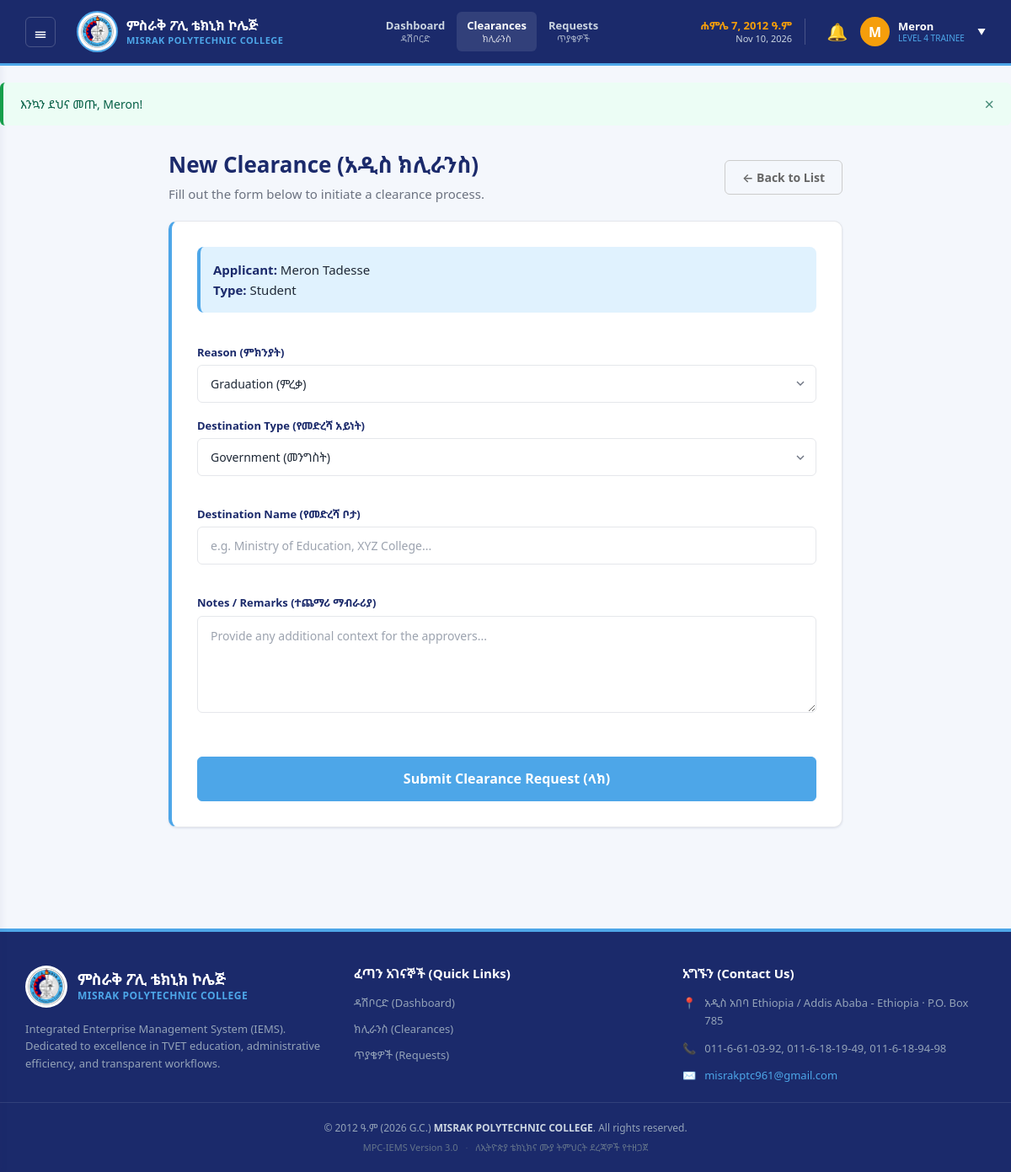
/modules/clearance/clearance_new.php (signed in), run on the app's committed database.
### tables this page shows
CREATE TABLE `settings` (
  `setting_key` varchar(50) NOT NULL,
  `setting_value` text DEFAULT NULL
);

CREATE TABLE `users` (
  `id` int(11) NOT NULL,
  `username` varchar(60) NOT NULL,
  `password_hash` varchar(255) NOT NULL,
  `full_name` varchar(150) NOT NULL,
  `full_name_am` varchar(200) DEFAULT NULL,
  `email` varchar(150) DEFAULT NULL,
  `phone` varchar(30) DEFAULT NULL,
  `national_id` varchar(50) DEFAULT NULL,
  `employee_code` varchar(40) DEFAULT NULL,
  `student_code` varchar(40) DEFAULT NULL,
  `department_id` int(11) DEFAULT NULL,
  `position` varchar(120) DEFAULT NULL,
  `employment_type` enum('civil_servant','contract','daily_labor','student') NOT NULL DEFAULT 'civil_servant',
  `gender` enum('male','female','other') NOT NULL DEFAULT 'male',
  `birth_date` date DEFAULT NULL,
  `hire_date` date DEFAULT NULL,
  `salary` decimal(12,2) DEFAULT NULL,
  `status` enum('active','inactive','suspended','retired','resigned') NOT NULL DEFAULT 'active',
  `last_login_at` datetime DEFAULT NULL,
  `created_at` timestamp NOT NULL DEFAULT current_timestamp(),
  `updated_at` timestamp NOT NULL DEFAULT current_timestamp() ON UPDATE current_timestamp(),
  `deleted_at` datetime DEFAULT NULL
);

### functions.php (called while the page is built, shortened)
<?php
require_once __DIR__ . '/config.php';
function e(mixed $value): string {
    return htmlspecialchars((string)$value, ENT_QUOTES | ENT_SUBSTITUTE, 'UTF-8');
}
function flash_get(): array {
    $flashes = $_SESSION['flash'] ?? [];
    return $flashes;
}
function current_user(): ?array {
    static $cached = null;
    static $cachedId = null;
    $sessionId = (int)$_SESSION['uid'];
    if ($cached !== null && $cachedId === $sessionId) {
        return $cached;
    }
    global $pdo;
    $st = $pdo->prepare("
        SELECT u.*, d.name AS dept_name, d.code AS dept_code
        FROM users u
        LEFT JOIN departments d ON d.id = u.department_id
        WHERE u.id = ? AND u.status = 'active' AND u.deleted_at IS NULL
        LIMIT 1
    ");
    $st->execute([$sessionId]);
    $row = $st->fetch();
    $cached   = $row;
    $cachedId = $sessionId;
    return $row;
}
function require_login(): array {
    $u = current_user();
    return $u;
}
function has_role(string|array $roles): bool {
    $user = current_user();
    $roles = (array)$roles;
    static $roleCache = [];
    $uid = (int)$user['id'];
    if (!isset($roleCache[$uid])) {
        global $pdo;
        $st = $pdo->prepare("
            SELECT r.code
            FROM user_roles ur
            JOIN roles r ON r.id = ur.role_id
            WHERE ur.user_id = ?
        ");
        $st->execute([$uid]);
        $roleCache[$uid] = array_column($st->fetchAll(), 'code');
    }
    foreach ($roles as $r) {
        if (in_array($r, $roleCache[$uid], true)) return true;
    }
    return false;
}
function get_setting(string $key, string $default = ''): string {
    global $pdo;
    static $cache = [];
    if (array_key_exists($key, $cache)) return $cache[$key];
    try {
        $st = $pdo->prepare("SELECT setting_value FROM settings WHERE setting_key = ?");
        $st->execute([$key]);
        $val = $st->fetchColumn();
        $cache[$key] = ($val === false || $val === null || $val === '') ? $default : (string)$val;
    } catch (PDOException $e) {
        $cache[$key] = $default;
    }
    return $cache[$key];
}
function get_logo_url(): string {
    $logo = get_setting('system_logo');
    return APP_URL . '/assets/img/logo-misrak.png';
}
function greg_to_ethiopian(string $date): array {
    static $cache = [];
    if (isset($cache[$date])) return $cache[$date];
    try {
        $d = new DateTime($date);
    } catch (Exception $e) {
        return $cache[$date] = ['year' => 0, 'month' => 1, 'day' => 1];
    }
    $epoch    = new DateTime('2023-09-12');
    $interval = $d->diff($epoch);
    $days     = (int)$interval->days;
    $invert   = (int)$interval->invert;
    $eYear    = 2016;
    if ($invert === 0) {
        while (true) {
            $daysInYear = ($eYear % 4 === 3) ? 366 : 365;
            if ($days >= $daysInYear) {
                $days -= $daysInYear;
                $eYear++;
            } else {
                break;
            }
        }
    } else {
        while (true) {
            $eYear--;
            $daysInYear = ($eYear % 4 === 3) ? 366 : 365;
            if ($days > $daysInYear) {
                $days -= $daysInYear;
            } else {
                $days = $daysInYear - $days;
                break;
            }
        }
    }
    $eMonth = 1;
    while ($days >= 30 && $eMonth < 13) {
        $days -= 30;
        $eMonth++;
    }
    return $cache[$date] = ['year' => $eYear, 'month' => $eMonth, 'day' => $days + 1];
}
function eth_months(): array {
    return [
        1 => 'መስከረም', 2 => 'ጥቅምት', 3 => 'ህዳር', 4 => 'ታህሳስ',
        5 => 'ጥር',    6 => 'የካቲት', 7 => 'መጋቢት', 8 => 'ሚያዝያ',
        9 => 'ግንቦት', 10 => 'ሰኔ',   11 => 'ሐምሌ',  12 => 'ነሐሴ',
        13 => 'ጳጉሜን',
    ];
}
function format_date(?string $date, bool $showTime = false): string {
    $eth = greg_to_ethiopian($date);
    $months = eth_months();
    $m = $eth['month'];
    $out = $months[$m] . ' ' . $eth['day'] . ', ' . $eth['year'] . ' ዓ.ም';
    return $out;
}
function is_active(string $path): string {
    return str_contains($_SERVER['PHP_SELF'] ?? '', $path) ? 'active' : '';
}

### includes/notification.php (called while the page is built, shortened)
<?php
require_once __DIR__ . '/../functions.php';
if (!class_exists('Notifier', false)) {
    final class Notifier
    {
        public static function unreadCount(int $userId): int
        {
            try {
                global $pdo;
                $st = $pdo->prepare("
                    SELECT COUNT(*) FROM notifications
                    WHERE user_id = ? AND is_read = 0
                ");
                $st->execute([$userId]);
                return (int)$st->fetchColumn();
            } catch (PDOException $e) {
                error_log('Notifier::unreadCount() failed: ' . $e->getMessage());
                return 0;
            }
        }
    }
}

### modules/clearance/clearance_new.php (the view, shortened to what this page needs)
<?php
require_once __DIR__ . '/../../functions.php';
$user = require_login();
if (!has_role(['student', 'admin', 'registrar', 'hr', 'employee'])) {
    flash('danger', 'You do not have permission to create a clearance request.');
    redirect('clearance.php');
}
$is_staff_creator = has_role(['admin', 'registrar', 'hr']);
$users = [];
include __DIR__ . '/../../includes/header.php';
?>
<div style="max-width: 800px; margin: 30px auto;">
    <div style="display: flex; justify-content: space-between; align-items: center; margin-bottom: 20px;">
        <div>
            <h1 style="margin: 0; color: var(--mpc-navy);">New Clearance (አዲስ ክሊራንስ)</h1>
            <p class="muted" style="margin-top: 5px;">Fill out the form below to initiate a clearance process.</p>
        </div>
        <a href="clearance.php" class="btn btn-ghost" style="border-color: #ccc; color: #666;">
            &larr; Back to List
        </a>
    </div>
    <div class="card" style="padding: 30px;">
        <form method="post" class="stack">
            <?php if ($is_staff_creator): ?>
                <div class="form-group" style="background: #f9f9f9; padding: 15px; border-radius: 8px; border: 1px dashed #ccc;">
                    <label style="color: var(--mpc-navy); font-size: 14px; margin-bottom: 8px;">
                        Select Applicant (አመልካች ይምረጡ)
                    </label>
                    <select name="applicant_id" id="applicant_id" required style="border-color: #aaa;">
                        <option value="">-- Choose Student or Employee --</option>
                        <?php foreach ($users as $usr): ?>
                            <option value="<?= $usr['id'] ?>" data-type="<?= $usr['employment_type'] === 'student' ? 'student' : 'employee' ?>">
                                <?= e($usr['full_name']) ?> (<?= e(ucfirst($usr['employment_type'])) ?>)
                            </option>
                        <?php endforeach; ?>
                    </select>
                </div>
            <?php else: ?>
                <div style="background: #E0F2FE; padding: 15px; border-radius: 8px; border-left: 4px solid var(--mpc-blue); margin-bottom: 20px;">
                    <strong style="color: var(--mpc-navy);">Applicant:</strong> <?= e($user['full_name']) ?><br>
                    <strong style="color: var(--mpc-navy);">Type:</strong> <?= e(ucfirst($user['employment_type'])) ?>
                </div>
            <?php endif; ?>
            <div class="grid-2">
                <div class="form-group">
                    <label>Reason (ምክንያት)</label>
                    <select name="reason" required>
                        <option value="graduation">Graduation (ምረቃ)</option>
                    </select>
                </div>
                <div class="form-group">
                    <label>Destination Type (የመድረሻ አይነት)</label>
                    <select name="destination_type">
                        <option value="government">Government (መንግስት)</option>
                    </select>
                </div>
            </div>
            <div class="form-group">
                <label>Destination Name (የመድረሻ ቦታ)</label>
                <input type="text" name="destination" placeholder="e.g. Ministry of Education, XYZ College..." required>
            </div>
            <div class="form-group">
                <label>Notes / Remarks (ተጨማሪ ማብራሪያ)</label>
                <textarea name="notes" rows="4" placeholder="Provide any additional context for the approvers..."></textarea>
            </div>
            <button type="submit" class="btn btn-primary btn-lg" style="margin-top: 10px;">
                Submit Clearance Request (ላክ)
            </button>
        </form>
    </div>
</div>
<?php include __DIR__ . '/../../includes/footer.php'; ?>

### includes/header.php (shortened to what this page needs)
<?php
require_once __DIR__ . '/../functions.php';
require_once __DIR__ . '/flash.php';
require_once __DIR__ . '/notification.php';
$user = $user ?? current_user();
$unreadCount = 0;
if ($user) {
    try {
        $unreadCount = Notifier::unreadCount((int)$user['id']);
    } catch (Throwable $e) {
        $unreadCount = 0;
    }
}
$orgNameEn = get_setting('org_name_en', 'Misrak Polytechnic College');
$orgNameAm = get_setting('org_name_am', 'ምስራቅ ፖሊ ቴክኒክ ኮሌጅ');
$todayEth  = format_date(date('Y-m-d'));
$todayGreg = date('M j, Y');
?>
<!DOCTYPE html>
<html lang="am">
<head>
    <link rel="stylesheet" href="<?= APP_URL ?>/assets/css/style.css">
</head>
<body>
<?php if ($user): ?>
<header class="topbar">
    <div class="topbar-inner">
        <a href="<?= APP_URL ?>/index.php" class="brand" aria-label="<?= e($orgNameEn) ?> — Dashboard">
            <img src="<?= get_logo_url() ?>" alt="<?= e($orgNameEn) ?>">
            <div class="brand-text">
                <span class="brand-am"><?= e($orgNameAm) ?></span>
                <span class="brand-en"><?= e($orgNameEn) ?></span>
            </div>
        </a>
        <nav class="nav" aria-label="Primary navigation">
            <a href="<?= APP_URL ?>/index.php" class="<?= is_active('index.php') ?>" <?= is_active('index.php') ? 'aria-current="page"' : '' ?>>
                Dashboard <span class="am">ዳሽቦርድ</span>
            </a>
            <a href="<?= APP_URL ?>/modules/clearance/clearance.php" class="<?= is_active('clearance') ?>" <?= is_active('clearance') ? 'aria-current="page"' : '' ?>>
                Clearances <span class="am">ክሊራንስ</span>
            </a>
            <a href="<?= APP_URL ?>/modules/requests/requests.php" class="<?= is_active('requests') ?>" <?= is_active('requests') ? 'aria-current="page"' : '' ?>>
                Requests <span class="am">ጥያቄዎች</span>
            </a>
        </nav>
        <div class="user-controls">
            <div class="date-widget" aria-label="Current date">
                <strong><?= e($todayEth) ?></strong>
                <span><?= e($todayGreg) ?></span>
            </div>
            <a href="<?= APP_URL ?>/notifications.php" class="notif-bell"
               title="Notifications" aria-label="Notifications<?= $unreadCount > 0 ? ' (' . (int)$unreadCount . ' unread)' : '' ?>">
                <span aria-hidden="true">🔔</span>
            </a>
            <div class="user-dropdown">
                <button type="button"
                        onclick="toggleUserMenu(event)"
                        aria-haspopup="true"
                        aria-expanded="false"
                        aria-controls="userMenu"
                        aria-label="User menu">
                    <div style="width:35px;height:35px;background:#F59E0B;border-radius:50%;display:flex;align-items:center;justify-content:center;font-weight:bold;font-size:16px;color:#fff;flex-shrink:0;">
                        <?= e(strtoupper(mb_substr($user['full_name'] ?? '?', 0, 1, 'UTF-8'))) ?>
                    </div>
                    <div style="display:flex;flex-direction:column;text-align:left;line-height:1.2;">
                        <span style="font-size:13px;font-weight:600;">
                            <?= e(explode(' ', (string)$user['full_name'])[0] ?? 'User') ?>
                        </span>
                        <span style="font-size:10px;color:#4DA6E8;text-transform:uppercase;">
                            <?= e($user['position'] ?? 'User') ?>
                        </span>
                    </div>
                    <span style="font-size:10px;margin-left:5px;" aria-hidden="true">▼</span>
                </button>
            </div>
        </div>
    </div>
</header>
<main style="min-height: 75vh; padding-bottom: 40px;">
    <?= Flash::render() ?>
<?php endif; ?>

### data on the page
settings: setting_value "ምስራቅ ፖሊ ቴክኒክ ኮሌጅ"
users: full_name "M", full_name "Meron", position "LEVEL 4 TRAINEE", full_name "Meron Tadesse", employment_type "Student"

### other printed values
$orgNameEn "MISRAK POLYTECHNIC COLLEGE"
$todayEth "ሐምሌ 7, 2012 ዓ.ም"
$safeMessage "እንኳን ደህና መጡ, Meron!"
$footerOrgAm "ምስራቅ ፖሊ ቴክኒክ ኮሌጅ"
$footerOrgEn "MISRAK POLYTECHNIC COLLEGE"
$footerAddress "አዲስ አበባ Ethiopia / Addis Ababa - Ethiopia"
$footerPobox "785"
$footerPhones "011-6-61-03-92, 011-6-18-19-49, 011-6-18-94-98"
$footerEmail "misrakptc961@gmail.com"
$footerYearEth "2012"
